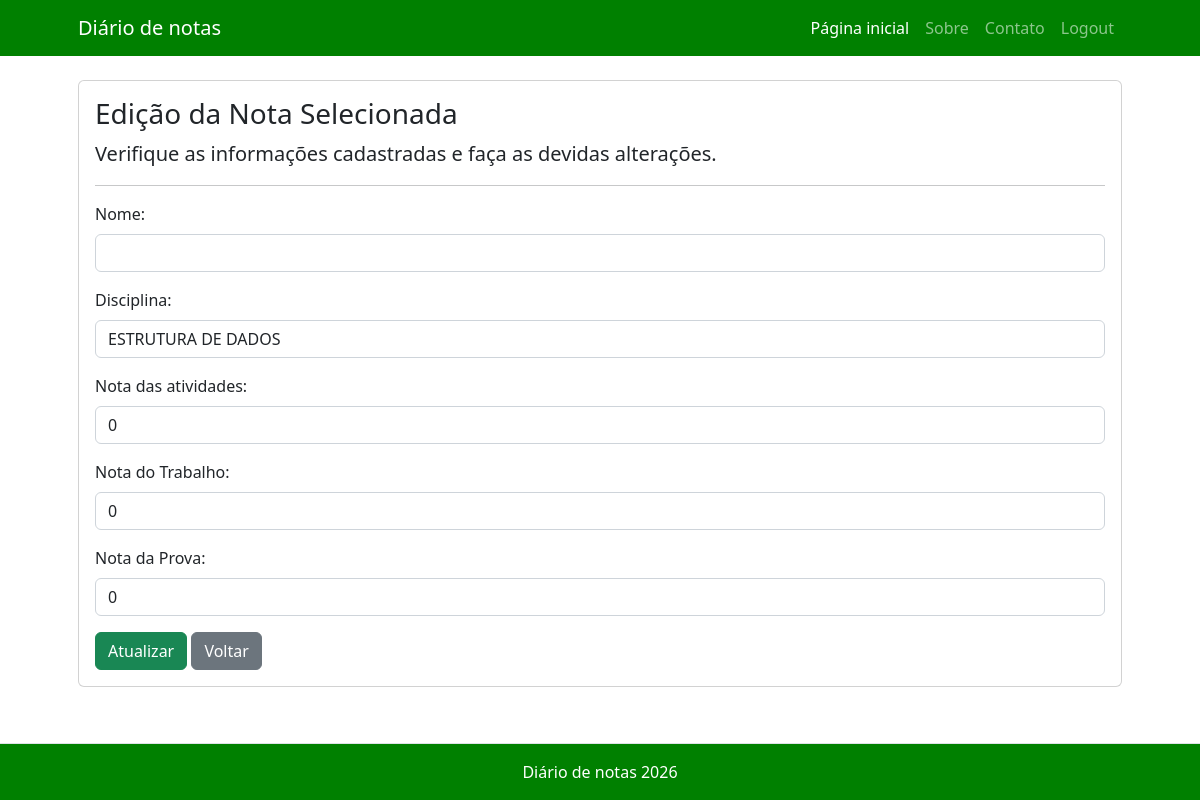
The page /editar_verificacao/39 (signed in) on the database its author committed.
### coresite/models.py (models this page shows)
class Nota(models.Model):
    nome_aluno = models.CharField(max_length=200)
    disciplina = models.CharField(max_length=200)
    nota_atividade = models.IntegerField(default=0)
    nota_trabalho = models.IntegerField(default=0)
    nota_prova = models.IntegerField(default=0)
    media = models.IntegerField(blank=True, default=0)

### coresite/views.py (the view)
# urls.py: path('editar_verificacao/<int:pk>', views.editar_verificacao, name='editar_verificacao'),
@login_required(login_url='erro')
def editar_verificacao(request, pk):
    if request.method == 'GET':
        if request.user.is_authenticated:
            lista_notas = Nota.objects.get(pk=pk)
            dicionario_notas = {'lista_notas': lista_notas}
            return render(request, 'editar.html', dicionario_notas)#Direciona para pagina para confirma a edição dos dados
        else:
            return HttpResponse('Faça o login para acessar! ')

### coresite/templates/editar.html (shortened to what this page needs)
{% extends 'base.html' %}
 {% block navbar %}
    {% include 'include/navbar_home.html' %}
 {% endblock %}
{% block conteudo %}
<div class="card mt-4 mb-5">
    <div class="card-body">
        <h3 class="card-title">Edição da Nota Selecionada</h3>
        <p class="lead">Verifique as informações cadastradas e faça as devidas alterações.</p>
        <hr>
        <form action="{% url 'editar' lista_notas.pk %}" method="POST">
            <div class="mb-3">
                <label class="form-label">Nome:</label>
                <input type="text" class="form-control text-uppercase" value="{{ user.first_name }}" readonly>
            </div>
            <div class="mb-3">
                <label for="disciplinaName" class="form-label">Disciplina:</label>
                <input type="text" id="disciplinaName" name="disciplina" class="form-control text-uppercase"
                 value="{{ lista_notas.disciplina }}">
            </div>
            <div class="mb-3">
                <label for="notaAtividades" class="form-label">Nota das atividades:</label>
                <input type="text" id="notaAtividades" name="nota_atividade" class="form-control"
                value="{{ lista_notas.nota_atividade }}">
            </div>
            <div class="mb-3">
                <label for="notaTrabalho" class="form-label">Nota do Trabalho:</label>
                <input type="text" id="notaTrabalho" name="nota_trabalho" class="form-control"
                value="{{ lista_notas.nota_trabalho }}">
            </div>
            <div class="mb-3">
                <label for="notaProva" class="form-label">Nota da Prova:</label>
                <input type="text" id="notaProva" name="nota_prova" class="form-control"
                value="{{ lista_notas.nota_prova }}">
            </div>
            <button type="submit" class="btn btn-success">Atualizar</button>
            <a href="{% url 'alterar' %}" class="btn btn-secondary">Voltar</a>
        </form>
    </div>
</div>
{% endblock %}

### rows shown on the page
Nota: disciplina "ESTRUTURA DE DADOS", nota_atividade "0", nota_trabalho "0", nota_prova "0"
